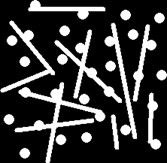
%> input picture ECE253_HW2/main/circles_lines.jpg, 167 x 163 px
$ octave prob2.m   (GNU Octave 9; MATLAB toolbox functions it lacks are replaced by stand-ins)
%> lines starting %> are read from the running program, lines starting %| are printed output that depends on the picture; in (x1, y1, x2, y2) boxes, pixels count from 0 and x2, y2 are one past the last pixel; in counts of white or black regions, pixels touching at a corner belong together; the program's own positions count from 1
%Problem 2 - Binary Morphology
clc;
clear;

%Part1%%%%%%%%%%%%%%%%%%%%%%%%%%%%%%%%%%%%%%%%%%%%%%%%%%%%%%%%%%%%%%%%%%%%%
cl = imread('circles_lines.jpg');
%> cl is the input picture: size 163x167x3 uint8; min 0, max 255, mean 57
cl = im2bw(cl);
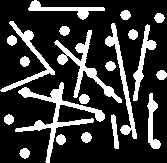
%> cl: size 163x167 logical; 22.1% white; 21 white regions, largest, box (x1, y1, x2, y2) and area: (15, 82, 105, 163) 1277, (54, 30, 122, 103) 931, (105, 23, 137, 139) 692

%First step is to remove lines from the image
se = strel('disk',5);
cl_open = imopen(cl, se);
%> cl_open: size 163x167 logical; 8.5% white; 30 white regions, largest, box (x1, y1, x2, y2) and area: (51, 89, 62, 103) 136, (78, 7, 88, 19) 108, (22, 31, 33, 42) 95

subplot(2,3,1)
imshow(cl)
title('original image')
subplot(2,3,2)
imshow(cl_open)
title('image after opening')

%Now do the connected component labeling
%We get 30, which is the number of circles
labels = bwlabel(cl_open,4);
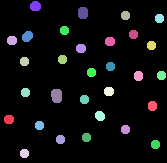
%> labels: size 163x167 double; 31 distinct labels, from 0 to 30; one colour per label, 0 black
labels1 = labels;
subplot(2,3,3)
imagesc(labels)
title('connected component labeling')


%Find number of connected components
number_components = max(max(labels));
%> number_components = 30

%Now find info on each component
for x = 1:number_components

    %Find all rows/columns that contain an element of the component
    [row, col] = find(labels==x);

    %Area is just instances of that component in the overall matrix
    fprintf('Area of component %d is: %d\n',x,length(row))

    %Find dimensions of bounding box that contains the component
    min_row = min(row);
    max_row = max(row);
    min_col = min(col);
    max_col = max(col);

    cent_row = (max_row + min_row)/2;
    cent_col = (max_col + min_col)/2;

    fprintf('Component %d centroid located at:\n',x)
    fprintf('%f, %f\n', [cent_row,cent_col]')
end
%> this loop made 30 passes
%> (min_row, max_row, min_col, max_col, cent_row, cent_col) on passes 1 to 12: (116, 124, 5, 14, 120, 9.5), (37, 45, 8, 17, 41, 12.5), (58, 66, 21, 29, 62, 25), (150, 158, 21, 29, 154, 25), (89, 97, 22, 30, 93, 26), (32, 42, 23, 33, 37, 28), (2, 11, 31, 41, 6.5, 36), (122, 130, 36, 44, 126, 40), (90, 103, 52, 62, 96.5, 57), (136, 144, 57, 65, 140, 61), (56, 64, 59, 67, 60, 63), (27, 35, 61, 69, 31, 65)
%> (printed output is left out)


%%%%%%%%%%%%%%%%%%%%%%%%%%%%%%%%%%%%%%%%%%%%%%%%%%%%%%%%%%%%%%%%%%%%%%%%%%%

%Part2%%%%%%%%%%%%%%%%%%%%%%%%%%%%%%%%%%%%%%%%%%%%%%%%%%%%%%%%%%%%%%%%%%%%%
cl = imread('lines.jpg');
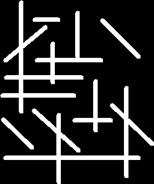
%> input picture ECE253_HW2/main/lines.jpg, 154 x 184 px
%> cl is the input picture: size 184x154x3 uint8; min 0, max 255, mean 43.3
cl = im2bw(cl);
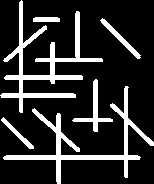
%> cl: size 184x154 logical; 17.2% white; 6 white regions, box (x1, y1, x2, y2) and area: (0, 0, 103, 113) 2054, (3, 86, 154, 184) 1839, (72, 79, 113, 132) 398, (100, 18, 141, 59) 268, (1, 117, 34, 149) 191, (33, 17, 60, 22) 131

%First step is to remove lines from the image
se = strel('line',8,90);
cl_open = imopen(cl, se);
%> cl_open: size 184x154 logical; 6.6% white; 6 white regions, box (x1, y1, x2, y2) and area: (19, 0, 23, 113) 447, (124, 86, 128, 178) 365, (56, 113, 61, 184) 350, (93, 79, 98, 132) 260, (75, 11, 80, 62) 247, (50, 42, 55, 84) 206

subplot(2,3,4)
imshow(cl)
title('original image')
subplot(2,3,5)
imshow(cl_open)
title('image after opening')

%Now do the connected component labeling
%We get 30, which is the number of circles
labels = bwlabel(cl_open,4);
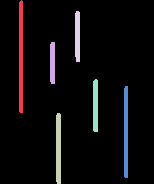
%> labels: size 184x154 double; 7 distinct labels, from 0 to 6; one colour per label, 0 black
labels2 = labels;
subplot(2,3,6)
imagesc(labels)
title('connected component labeling')

%Find number of connected components
number_components = max(max(labels));
%> number_components = 6

%Now find info on each component
for x = 1:number_components

    %Find all rows/columns that contain an element of the component
    [row, col] = find(labels==x);


    %Find dimensions of bounding box that contains the component
    min_row = min(row);
    max_row = max(row);
    min_col = min(col);
    max_col = max(col);

    cent_row = (max_row + min_row)/2;
    cent_col = (max_col + min_col)/2;

    %Length is just max_row-min_row
    fprintf('Length of component %d is: %d\n',x,max_row-min_row)


    fprintf('Component %d centroid located at:\n',x)
    fprintf('%f, %f\n', [cent_row,cent_col]')
end
%> this loop made 6 passes
%> (min_row, max_row, min_col, max_col, cent_row, cent_col) on passes 1 to 6: (1, 113, 20, 23, 57, 21.5), (43, 84, 51, 55, 63.5, 53), (114, 184, 57, 61, 149, 59), (12, 62, 76, 80, 37, 78), (80, 132, 94, 98, 106, 96), (87, 178, 125, 128, 132.5, 126.5)
%> (printed output is left out)
%%%%%%%%%%%%%%%%%%%%%%%%%%%%%%%%%%%%%%%%%%%%%%%%%%%%%%%%%%%%%%%%%%%%%%%%%%%


figure
imagesc(labels1)
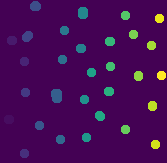
%> displayed picture: size 163x167x3, on the screen's scale of 0 to 255; mean R, G, B 69.3, 12.6, 86.3

figure
imagesc(labels2)
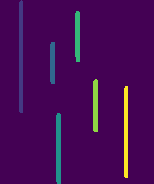
%> displayed picture: size 184x154x3, on the screen's scale of 0 to 255; mean R, G, B 70.4, 10.9, 85.4
